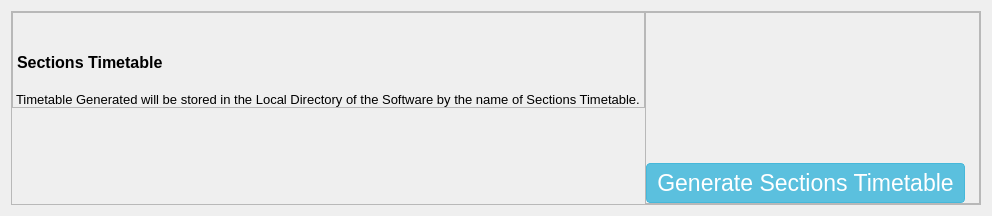
            <widget class="QWidget" name="sections_timetable_page">
             <layout class="QHBoxLayout" name="horizontalLayout_64">
              <item>
               <widget class="QFrame" name="frame_67">
                <property name="styleSheet">
                 <string notr="true"/>
                </property>
                <property name="frameShape">
                 <enum>QFrame::StyledPanel</enum>
                </property>
                <property name="frameShadow">
                 <enum>QFrame::Raised</enum>
                </property>
                <layout class="QHBoxLayout" name="horizontalLayout_65">
                 <property name="spacing">
                  <number>0</number>
                 </property>
                 <property name="leftMargin">
                  <number>0</number>
                 </property>
                 <property name="topMargin">
                  <number>0</number>
                 </property>
                 <property name="rightMargin">
                  <number>0</number>
                 </property>
                 <property name="bottomMargin">
                  <number>0</number>
                 </property>
                 <item alignment="Qt::AlignTop">
                  <widget class="QFrame" name="frame_68">
                   <property name="styleSheet">
                    <string notr="true">padding-top: 20px;</string>
                   </property>
                   <property name="frameShape">
                    <enum>QFrame::StyledPanel</enum>
                   </property>
                   <property name="frameShadow">
                    <enum>QFrame::Raised</enum>
                   </property>
                   <layout class="QVBoxLayout" name="verticalLayout_28">
                    <property name="spacing">
                     <number>0</number>
                    </property>
                    <property name="leftMargin">
                     <number>0</number>
                    </property>
                    <property name="topMargin">
                     <number>0</number>
                    </property>
                    <property name="rightMargin">
                     <number>0</number>
                    </property>
                    <property name="bottomMargin">
                     <number>0</number>
                    </property>
                    <item alignment="Qt::AlignTop">
                     <widget class="QLabel" name="label_16">
                      <property name="font">
                       <font>
                        <family>Arial</family>
                        <pointsize>12</pointsize>
                        <weight>75</weight>
                        <bold>true</bold>
                       </font>
                      </property>
                      <property name="text">
                       <string>Sections Timetable</string>
                      </property>
                     </widget>
                    </item>
                    <item alignment="Qt::AlignTop">
                     <widget class="QLabel" name="label_17">
                      <property name="font">
                       <font>
                        <family>Arial</family>
                        <pointsize>10</pointsize>
                       </font>
                      </property>
                      <property name="text">
                       <string>Timetable Generated will be stored in the Local Directory of the Software by the name of Sections Timetable.</string>
                      </property>
                     </widget>
                    </item>
                   </layout>
                  </widget>
                 </item>
                 <item alignment="Qt::AlignRight">
                  <widget class="QFrame" name="frame_69">
                   <property name="styleSheet">
                    <string notr="true">padding-right: 5px;
padding-top: 150px;</string>
                   </property>
                   <property name="frameShape">
                    <enum>QFrame::StyledPanel</enum>
                   </property>
                   <property name="frameShadow">
                    <enum>QFrame::Raised</enum>
                   </property>
                   <layout class="QHBoxLayout" name="horizontalLayout_67">
                    <property name="spacing">
                     <number>0</number>
                    </property>
                    <property name="leftMargin">
                     <number>0</number>
                    </property>
                    <property name="topMargin">
                     <number>0</number>
                    </property>
                    <property name="bottomMargin">
                     <number>0</number>
                    </property>
                    <item alignment="Qt::AlignRight|Qt::AlignTop">
                     <widget class="QPushButton" name="generate_sections_timetable">
                      <property name="font">
                       <font>
                        <pointsize>-1</pointsize>
                        <weight>50</weight>
                        <bold>false</bold>
                       </font>
                      </property>
                      <property name="styleSheet">
                       <string notr="true">QPushButton
{
 display: inline-block;
  padding: 6px 10px;
  margin-bottom: 0;
  font-size: 23px;
  font-weight: normal;
  line-height: 1.42857143;
  text-align: center;
  white-space: nowrap;
  vertical-align: middle;
  -ms-touch-action: manipulation;
      touch-action: manipulation;
  cursor: pointer;
  -webkit-user-select: none;
     -moz-user-select: none;
      -ms-user-select: none;
          user-select: none;
  background-image: none;
  border: 1px solid transparent;
  border-radius: 4px;
color: #fff;
  background-color: #5bc0de;
  border-color: #46b8da;
}


:hover
{
 color: #fff;
  background-color: #31b0d5;
  border-color: #269abc;
}
</string>
                      </property>
                      <property name="text">
                       <string>Generate Sections Timetable</string>
                      </property>
                     </widget>
                    </item>
                   </layout>
                  </widget>
                 </item>
                </layout>
               </widget>
              </item>
             </layout>
            </widget>
